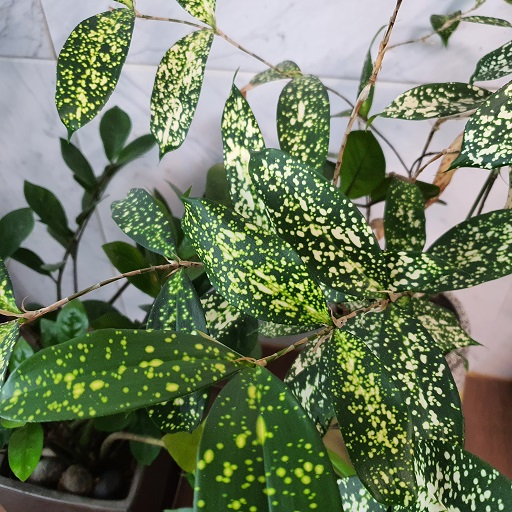
#> input picture week 9/512flower.jpg, 512 x 512 px
$ python 2mixImages.py
#> lines starting #> are read from the running program, lines starting #| are printed output that depends on the picture
import numpy as np
import cv2 as cv
import sys

img = cv.imread(cv.samples.findFile("512flower.jpg"))
#> img is the input picture: shape (512, 512, 3); mean B, G, R 97.1, 123.5, 111.1
if img is None:
    sys.exit("Could not read the image.")
print(img)
#> (printed output is left out)
cv.imshow("512flower", img)
k = cv.waitKey(0)
#> (key Esc is pressed here)
if k == ord("s"):
    cv.imwrite("512flower.jpg", img)

img2 = cv.imread(cv.samples.findFile("512rose.jpg"))
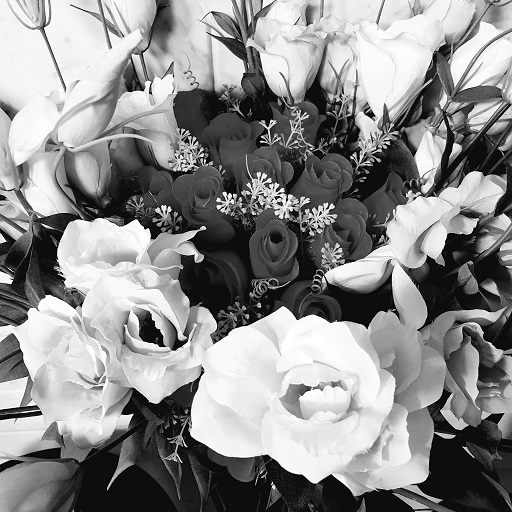
#> input picture week 9/512rose.jpg, 512 x 512 px
#> img2 is the input picture: shape (512, 512, 3); min 0, max 255, mean 140.2
if img2 is None:
    sys.exit("Could not read the image.")
print(img2)
#> (printed output is left out)
cv.imshow("512rose", img2)
k = cv.waitKey(0)
#> (key Esc is pressed here)
if k == ord("s"):
    cv.imwrite("512rose.jpg", img2)

rose = img2[128:384, 128:384]
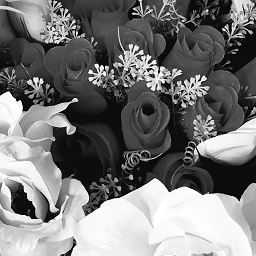
#> rose: shape (256, 256, 3); min 0, max 255, mean 118.9
img[128:384, 128:384] = rose
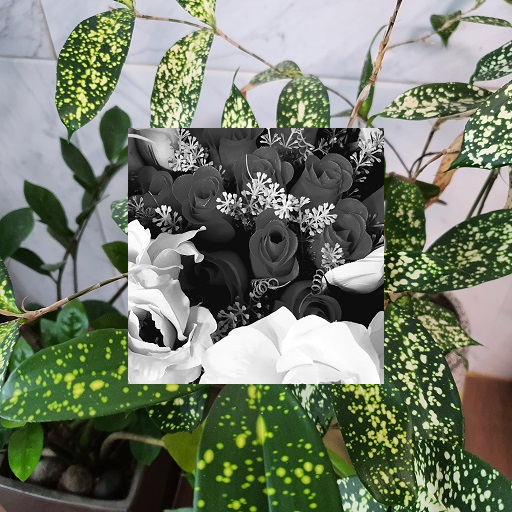
#> img: shape (512, 512, 3); mean B, G, R 107.8, 124.7, 116.9
cv.imshow("mixed", img)
k = cv.waitKey(0)
#> (key Esc is pressed here)
if k == ord("s"):
    cv.imwrite("mixedFlower.jpg", img)
